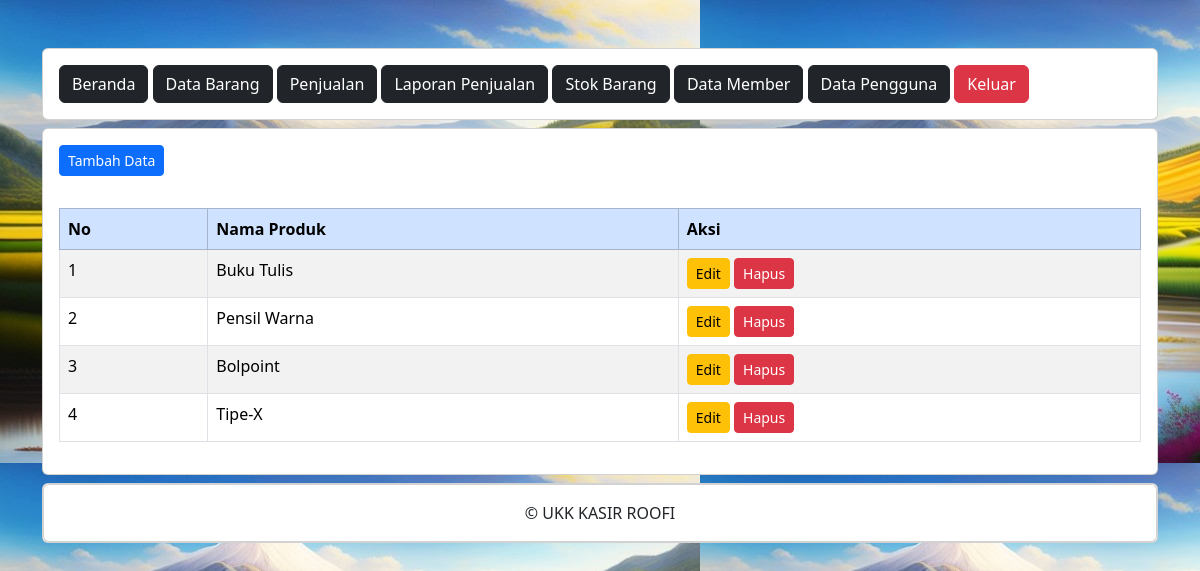
Page /ukk_kasir_roofi/administrator/data_barang.php (signed in) on the committed database.
### tables this page shows
CREATE TABLE `produk` (
  `ProdukID` int(11) NOT NULL,
  `NamaProduk` varchar(255) NOT NULL,
  `Harga` decimal(10,2) NOT NULL,
  `Stok` int(11) NOT NULL
);

### ukk_kasir_roofi/administrator/data_barang.php (the view, shortened to what this page needs)
<?php
include "header.php";
include "navbar.php";
?>
<div class="card mt-2">
	<div class="card-body">
		<button type="button" class="btn btn-primary btn-sm" data-bs-toggle="modal" data-bs-target="#tambah-data">
			Tambah Data
		</button>
	</div>
	<div class="card-body">
		<div class="table">
        <table id="data-table"class="table table-striped table-bordered">
          <thead>
            <tr class="table-primary" class="fw-bold" align="left">
					<th>No</th>
					<th>Nama Produk</th>
					<th>Aksi</th>
			</thead>
			<tbody>
				<?php
				include '../koneksi.php';
				$no = 1;
				$data = mysqli_query($koneksi,"select * from produk");
				while($d = mysqli_fetch_array($data)){
					?>
					<tr>
						<td><?php echo $no++; ?></td>
						<td><?php echo $d['NamaProduk']; ?></td>
						<td>
							<button type="button" class="btn btn-warning btn-sm" data-bs-toggle="modal" data-bs-target="#edit-data<?php echo $d['ProdukID']; ?>">
								Edit
							</button>
							<button type="button" class="btn btn-danger btn-sm" data-bs-toggle="modal" data-bs-target="#hapus-data<?php echo $d['ProdukID']; ?>">
								Hapus
							</button>
						</td>
					</tr>
				<?php } ?>
			</tbody>
		</table>
	</div>
</div>
</div>
<?php
include "footer.php";
?>

### ukk_kasir_roofi/administrator/header.php (style rules this page uses)
body { background-image: url(../assets/bg2.jpg); }

### rows in the picture
produk: NamaProduk "Buku Tulis"
produk: NamaProduk "Pensil Warna"
produk: NamaProduk "Bolpoint"
produk: NamaProduk "Tipe-X"
